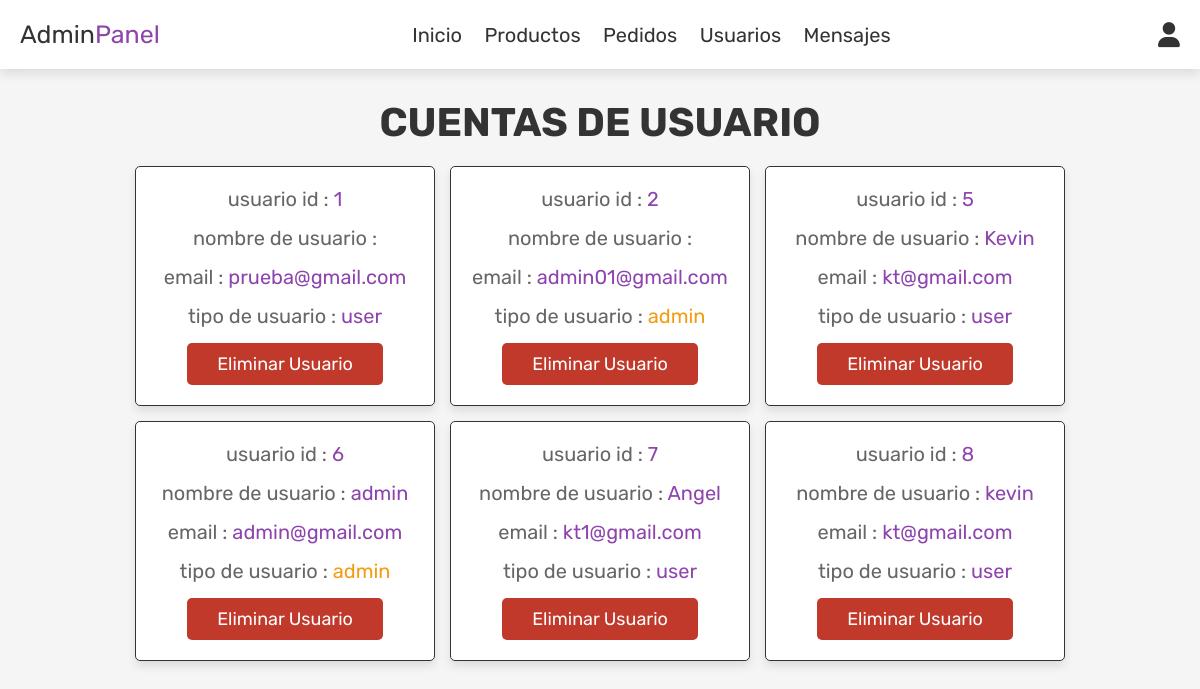
Screenshot of /admin_users.php (signed in) with the database file from the repository.
### tables this page shows
CREATE TABLE `usuarios` (
  `id` int(100) NOT NULL,
  `nombre` varchar(100) NOT NULL,
  `email` varchar(100) NOT NULL,
  `contrasena` varchar(100) NOT NULL,
  `tipo_usuario` varchar(20) NOT NULL DEFAULT 'usuario'
);

### admin_users.php (the view, shortened to what this page needs)
<?php
include 'config.php';
?>
<!DOCTYPE html>
<html lang="en">
<head>
   <link rel="stylesheet" href="https://cdnjs.cloudflare.com/ajax/libs/font-awesome/6.0.0/css/all.min.css">
   <link rel="stylesheet" href="css/admin_estilos.css">
</head>
<body>
<?php include 'admin_header.php'; ?>
<section class="users">
   <h1 class="title"> cuentas de usuario </h1>
   <div class="box-container">
      <?php
         $seleccionar_usuarios = mysqli_query($conn, "SELECT * FROM `usuarios`") or die('query failed');
         while($buscar_usuarios = mysqli_fetch_assoc($seleccionar_usuarios)){
      ?>
      <div class="box">
         <p> usuario id : <span><?php echo $buscar_usuarios['id']; ?></span> </p>
         <p> nombre de usuario : <span><?php echo $buscar_usuarios['nombre']; ?></span> </p>
         <p> email : <span><?php echo $buscar_usuarios['email']; ?></span> </p>
         <p> tipo de usuario : <span style="color:<?php if($buscar_usuarios['tipo_usuario'] == 'admin'){ echo 'var(--orange)'; } ?>"><?php echo $buscar_usuarios['tipo_usuario']; ?></span> </p>
         <a href="admin_users.php?delete=<?php echo $buscar_usuarios['id']; ?>" onclick="return confirm('eliminar ');" class="delete-btn">Eliminar usuario</a>
      </div>
      <?php
         };
      ?>
   </div>
</section>
</body>
</html>

### admin_header.php (shortened to what this page needs)
<header class="header">
   <div class="flex">
      <a href="admin_page.php" class="logo">Admin<span>Panel</span></a>
      <nav class="navbar">
         <a href="admin_page.php">Inicio</a>
         <a href="admin_products.php">Productos</a>
         <a href="admin_orders.php">Pedidos</a>
         <a href="admin_users.php">Usuarios</a>
         <a href="admin_contacts.php">Mensajes</a>
      </nav>
      <div class="icons">
         <div id="user-btn" class="fas fa-user"></div>
      </div>
   </div>
</header>

### css/admin_estilos.css (style rules this page uses)
:root { --purple:#8e44ad; --red:#c0392b; --orange:#f39c12; --black:#333; --white:#fff; --light-color:#666; --light-white:#ccc; --light-bg:#f5f5f5; --border:.1rem solid var(--black); --box-shadow:0 .5rem 1rem rgba(0,0,0,.1); }
* { font-family: 'Rubik', sans-serif; margin:0; padding:0; box-sizing: border-box; outline: none; border:none; text-decoration: none; transition:all .2s linear; }
html { font-size: 62.5%; overflow-x: hidden; }
body { background-color: var(--light-bg); }
section { padding:3rem 2rem; }
.title { text-align: center; margin-bottom: 2rem; text-transform: uppercase; color:var(--black); font-size: 4rem; }
.btn, .option-btn, .delete-btn, .white-btn { display: inline-block; margin-top: 1rem; padding:1rem 3rem; cursor: pointer; color:var(--white); font-size: 1.8rem; border-radius: .5rem; text-transform: capitalize; }
.delete-btn { background-color: var(--red); }
.header { position: sticky; top:0; left:0; right:0; z-index: 1000; background-color: var(--white); box-shadow: var(--box-shadow); }
.header .flex { display: flex; align-items: center; padding:2rem; justify-content: space-between; position: relative; max-width: 1200px; margin:0 auto; }
.header .flex .logo { font-size: 2.5rem; color:var(--black); }
.header .flex .logo span { color:var(--purple); }
.header .flex .navbar a { margin:0 1rem; font-size: 2rem; color:var(--black); }
.header .flex .icons div { margin-left: 1.5rem; font-size: 2.5rem; cursor: pointer; color:var(--black); }
.users .box-container { display: grid; grid-template-columns: repeat(auto-fit, 30rem); justify-content: center; gap:1.5rem; max-width: 1200px; margin:0 auto; align-items: flex-start; }
.users .box-container .box { background-color: var(--white); padding:2rem; border:var(--border); box-shadow: var(--box-shadow); border-radius: .5rem; text-align: center; }
.users .box-container .box p { padding-bottom: 1.5rem; font-size: 2rem; color:var(--light-color); }
.users .box-container .box p span { color:var(--purple); }
.users .box-container .box .delete-btn { margin-top: 0; }

### rows the page displays
usuarios: id "1", email "prueba@gmail.com", tipo_usuario "user"
usuarios: id "2", email "admin01@gmail.com", tipo_usuario "admin"
usuarios: id "5", nombre "Kevin", email "kt@gmail.com", tipo_usuario "user"
usuarios: id "6", nombre "admin", email "admin@gmail.com", tipo_usuario "admin"
usuarios: id "7", nombre "Angel", email "kt1@gmail.com", tipo_usuario "user"
usuarios: id "8", nombre "kevin", email "kt@gmail.com", tipo_usuario "user"
